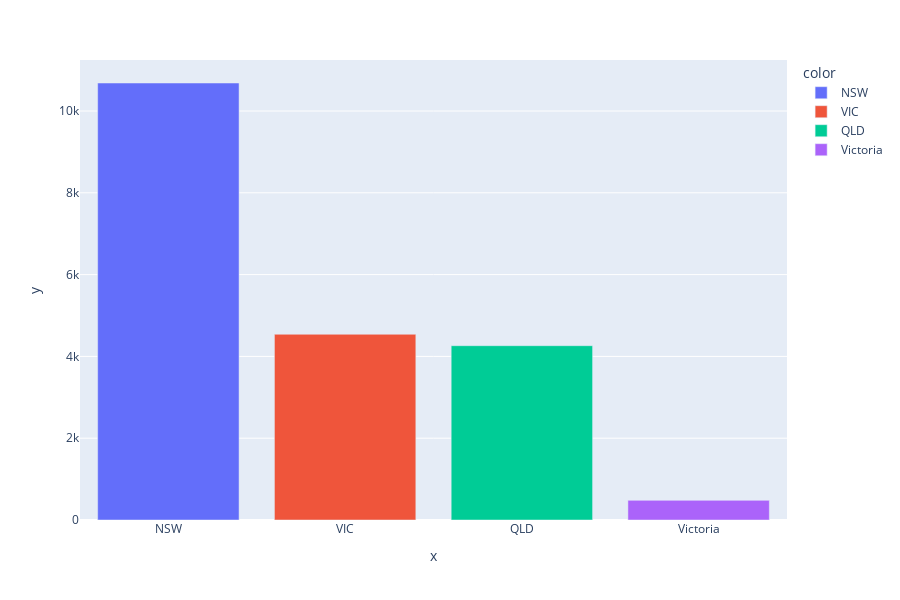

The notebook cell saved with this chart:
### Code cell
barplot('state')

### Figure 1 — Plotly figure (JSON) as saved in the notebook; plotly's stock layout.template omitted (floating-point values rounded to 4 significant figures)
{"data": [{"alignmentgroup": "True", "hovertemplate": "color=NSW<br>x=%{x}<br>y=%{y}<extra></extra>", "legendgroup": "NSW", "marker": {"color": "#636efa", "pattern": {"shape": ""}}, "name": "NSW", "offsetgroup": "NSW", "orientation": "v", "showlegend": true, "textposition": "auto", "type": "bar", "x": ["NSW"], "xaxis": "x", "y": [10685], "yaxis": "y"}, {"alignmentgroup": "True", "hovertemplate": "color=VIC<br>x=%{x}<br>y=%{y}<extra></extra>", "legendgroup": "VIC", "marker": {"color": "#EF553B", "pattern": {"shape": ""}}, "name": "VIC", "offsetgroup": "VIC", "orientation": "v", "showlegend": true, "textposition": "auto", "type": "bar", "x": ["VIC"], "xaxis": "x", "y": [4541], "yaxis": "y"}, {"alignmentgroup": "True", "hovertemplate": "color=QLD<br>x=%{x}<br>y=%{y}<extra></extra>", "legendgroup": "QLD", "marker": {"color": "#00cc96", "pattern": {"shape": ""}}, "name": "QLD", "offsetgroup": "QLD", "orientation": "v", "showlegend": true, "textposition": "auto", "type": "bar", "x": ["QLD"], "xaxis": "x", "y": [4262], "yaxis": "y"}, {"alignmentgroup": "True", "hovertemplate": "color=Victoria<br>x=%{x}<br>y=%{y}<extra></extra>", "legendgroup": "Victoria", "marker": {"color": "#ab63fa", "pattern": {"shape": ""}}, "name": "Victoria", "offsetgroup": "Victoria", "orientation": "v", "showlegend": true, "textposition": "auto", "type": "bar", "x": ["Victoria"], "xaxis": "x", "y": [480], "yaxis": "y"}], "layout": {"barmode": "relative", "height": 600, "legend": {"title": {"text": "color"}, "tracegroupgap": 0}, "margin": {"t": 60}, "xaxis": {"anchor": "y", "domain": [0, 1], "title": {"text": "x"}}, "yaxis": {"anchor": "x", "domain": [0, 1], "title": {"text": "y"}}}}
